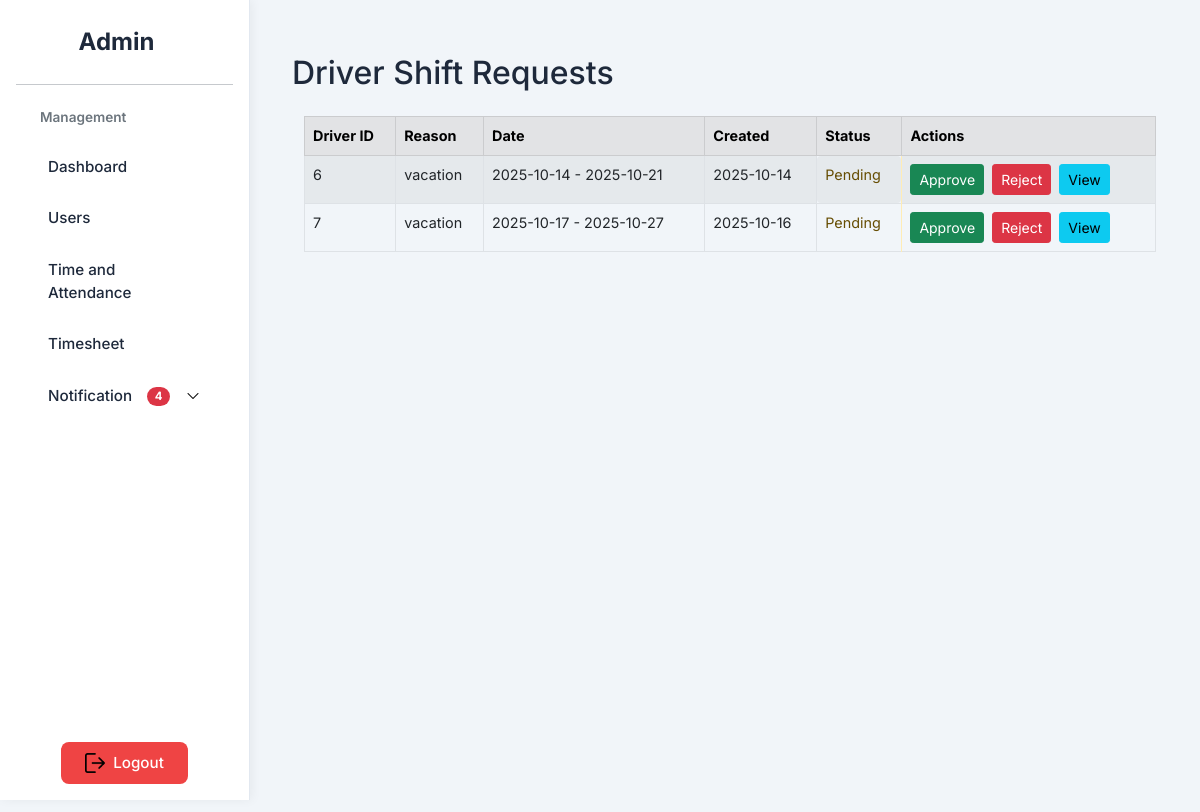
The page /admin/leave.php (signed in) on the database its author committed.
### tables this page shows
CREATE TABLE `leave_request` (
  `id` int(11) NOT NULL,
  `reason` varchar(255) DEFAULT NULL,
  `start_date` date DEFAULT NULL,
  `end_date` date DEFAULT NULL,
  `timestamp` time DEFAULT current_timestamp(),
  `documents` varchar(255) DEFAULT NULL,
  `created_at` date DEFAULT NULL,
  `status` varchar(255) NOT NULL DEFAULT 'Pending',
  `driver_id` int(11) DEFAULT NULL
);

### admin/leave.php (the view, shortened to what this page needs)
<?php
include '../includes/header.php';
require '../database/connection.php';
$sql = "SELECT * FROM leave_request WHERE status = 'Pending'";
$result = $conn->query($sql);
?>
<link rel="stylesheet" href="../assets/css/shift.css">
<div class="content">
  <h2 class="mb-4">Driver Shift Requests</h2>
  <div class="container-fluid my-4">
    <?php if ($result && $result->num_rows > 0): ?>
      <div class="table-responsive">
        <table class="table table-striped table-hover table-bordered">
          <thead class="table-secondary">
            <tr>
              <th scope="col">Driver ID</th>
              <th scope="col">Reason</th>
              <th scope="col">Date</th>
              <th>Created</th>
              <th scope="col">Status</th>
              <th scope="col">Actions</th>
            </tr>
          </thead>
          <tbody>
            <?php while ($row = $result->fetch_assoc()): ?>
              <tr>
                <td data-label="Driver ID"><?= htmlspecialchars($row['driver_id']) ?></td>
                <td data-label="Reason"><?= htmlspecialchars($row['reason']) ?></td>
                <td data-label="Date"><?= htmlspecialchars($row['start_date']) . " - " . htmlspecialchars($row['end_date'] ?? 'no specific date'); ?></td>
                <td data-label="Created"><?= htmlspecialchars($row['created_at']) ?></td>
                <td class="alert alert-warning" data-label="Status"><?= htmlspecialchars($row['status']) ?></td>
                <td data-label="Actions">
                <form action="../includes/update_leave_status.php" method="POST" style="display:inline;">
                    <button type="submit" class="btn btn-sm btn-success me-1">Approve</button>
                  </form>
                  <form action="../includes/update_leave_status.php" method="POST" style="display:inline;">
                    <button type="submit" class="btn btn-sm btn-danger me-1" >Reject</button>
                  </form>
                <button class="btn btn-sm btn-info" data-bs-toggle="modal" data-bs-target="#viewModal<?= $row['id'] ?>">View</button>
                </td>
              </tr>
            <?php endwhile; ?>
          </tbody>
        </table>
      </div>
    <?php else: ?>
      <div class="alert alert-info">No shift requests found.</div>
    <?php endif; ?>
  </div>
</div>
</body>
</html>

### assets/css/shift.css (style rules this page uses)
.table th, .table td { white-space: nowrap; overflow: hidden; text-overflow: ellipsis; }

### includes/loader.php (style rules this page uses)
body { animation-name: example; animation-duration: 3s; }

### includes/header.php (style rules this page uses)
body { overflow-x: hidden; font-family: 'Inter', Arial, sans-serif; background-color: #F1F5F9; color: #1E293B; font-size: 0.9rem; }
.content { margin-left: 260px; padding: 2rem; min-height: 100vh; }

### rows shown on the page
leave_request: driver "6", reason "vacation", start_date "2025-10-14", end_date "2025-10-21", created_at "2025-10-14", status "Pending"
leave_request: driver "7", reason "vacation", start_date "2025-10-17", end_date "2025-10-27", created_at "2025-10-16", status "Pending"

### other values the page prints
$totalPending "4"
